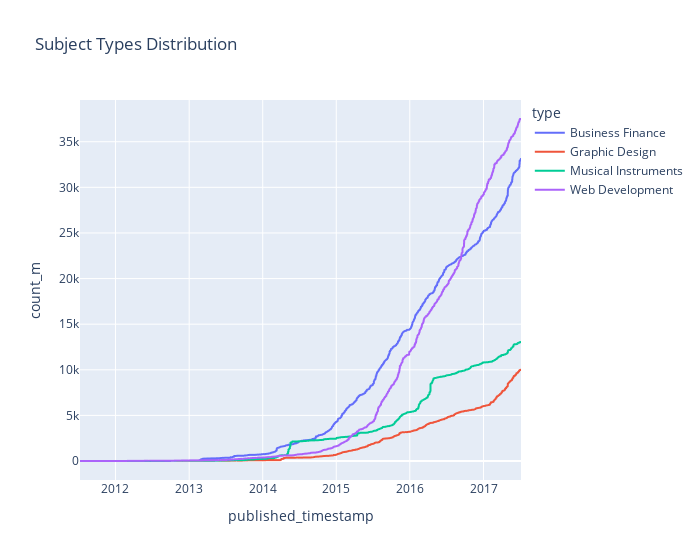

The code cell stored with this chart in its notebook:
### Code cell
fig = px.line(subject_year[subject_year.type != 'total'],
              x='published_timestamp',
              y='count_m',
              color='type',
              title='Subject Types Distribution')
fig.update_layout(width=700)
fig.show()

### Figure 1 — Plotly figure (JSON) as saved in the notebook; plotly's stock layout.template omitted (floating-point values rounded to 4 significant figures; data arrays with more than 128 entries replaced by an {"elided": "..."} marker saying what was removed)
{"data": [{"hovertemplate": "type=Business Finance<br>published_timestamp=%{x}<br>count_m=%{y}<extra></extra>", "legendgroup": "Business Finance", "line": {"color": "#636efa", "dash": "solid"}, "marker": {"symbol": "circle"}, "mode": "lines", "name": "Business Finance", "showlegend": true, "type": "scattergl", "x": {"elided": "1195 str values"}, "xaxis": "x", "y": {"elided": "1195 int values"}, "yaxis": "y"}, {"hovertemplate": "type=Graphic Design<br>published_timestamp=%{x}<br>count_m=%{y}<extra></extra>", "legendgroup": "Graphic Design", "line": {"color": "#EF553B", "dash": "solid"}, "marker": {"symbol": "circle"}, "mode": "lines", "name": "Graphic Design", "showlegend": true, "type": "scattergl", "x": {"elided": "603 str values"}, "xaxis": "x", "y": {"elided": "603 int values"}, "yaxis": "y"}, {"hovertemplate": "type=Musical Instruments<br>published_timestamp=%{x}<br>count_m=%{y}<extra></extra>", "legendgroup": "Musical Instruments", "line": {"color": "#00cc96", "dash": "solid"}, "marker": {"symbol": "circle"}, "mode": "lines", "name": "Musical Instruments", "showlegend": true, "type": "scattergl", "x": {"elided": "680 str values"}, "xaxis": "x", "y": {"elided": "680 int values"}, "yaxis": "y"}, {"hovertemplate": "type=Web Development<br>published_timestamp=%{x}<br>count_m=%{y}<extra></extra>", "legendgroup": "Web Development", "line": {"color": "#ab63fa", "dash": "solid"}, "marker": {"symbol": "circle"}, "mode": "lines", "name": "Web Development", "showlegend": true, "type": "scattergl", "x": {"elided": "1200 str values"}, "xaxis": "x", "y": {"elided": "1200 int values"}, "yaxis": "y"}], "layout": {"legend": {"title": {"text": "type"}, "tracegroupgap": 0}, "title": {"text": "Subject Types Distribution"}, "width": 700, "xaxis": {"anchor": "y", "domain": [0, 1], "title": {"text": "published_timestamp"}}, "yaxis": {"anchor": "x", "domain": [0, 1], "title": {"text": "count_m"}}}}
